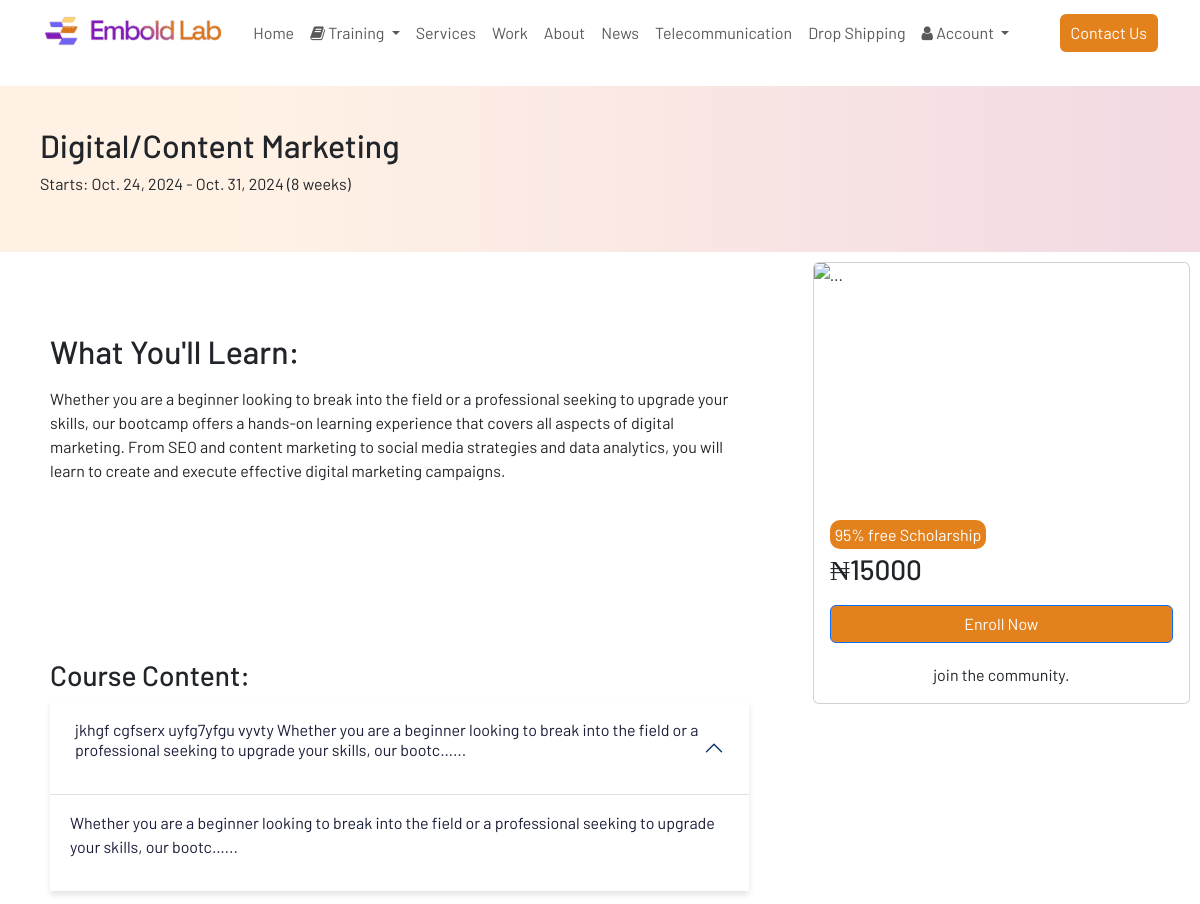
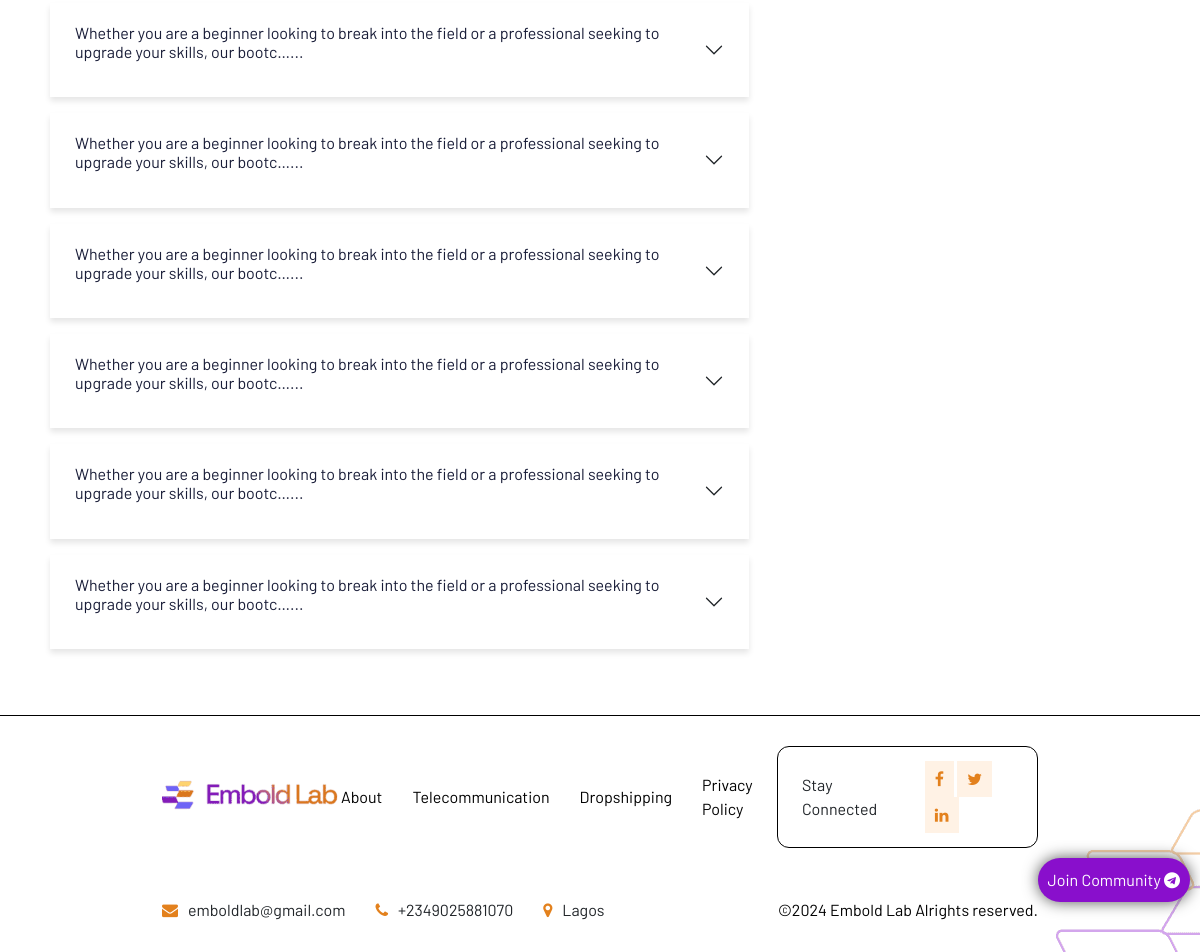
/learning-categories/digitalcontent-marketing/, run on the app's committed database (2 pictures, top to bottom).
### control/models.py (models this page shows, shortened)
class Bootcamp(models.Model):
    category = models.ForeignKey(Category, related_name='bootcamps', on_delete=models.CASCADE)
    title = models.CharField(max_length=555)
    slug = models.SlugField(max_length=555)
    image = CloudinaryField('image', blank=True, null=True)
    intro = RichTextField(blank=True)
    subdetail = RichTextField(blank=True)
    course_content_title_1 = RichTextField(blank=True)
    course_content_desc_1 = RichTextField(blank=True)
    course_content_title_2 = RichTextField(blank=True)
    course_content_desc_2 = RichTextField(blank=True)
    course_content_title_3 = RichTextField(blank=True)
    course_content_desc_3 = RichTextField(blank=True)
    course_content_title_4 = RichTextField(blank=True)
    course_content_desc_4 = RichTextField(blank=True)
    course_content_title_5 = RichTextField(blank=True)
    course_content_desc_5 = RichTextField(blank=True)
    course_content_title_6 = RichTextField(blank=True)
    course_content_desc_6 = RichTextField(blank=True)
    course_content_title_7 = RichTextField(blank=True)
    course_content_desc_7 = RichTextField(blank=True)
    course_content_title_8 = RichTextField(blank=True)
    course_content_desc_8 = RichTextField(blank=True)
    course_content_title_9 = RichTextField(blank=True)
    course_content_desc_9 = RichTextField(blank=True)
    course_content_title_10 = RichTextField(blank=True)
    course_content_desc_10 = RichTextField(blank=True)
    price = models.FloatField()
    former_price= models.FloatField(blank=True, null=True)
    is_featured = models.BooleanField(default=False)
    is_masterclass = models.BooleanField(default=False)
    is_accelerator = models.BooleanField(default=False)
    start_date = models.DateField(blank=True, null=True)
    end_date = models.DateField(blank=True, null=True)
    date_added = models.DateTimeField(auto_now_add=True)
    thumbnail = models.ImageField(upload_to='uploads/', blank=True, null=True)
    num_visits = models.IntegerField(default=0)
    last_visit = models.DateTimeField(blank=True, null=True)
    class Meta:
        ordering = ('-date_added',)

### control/views.py (the view)
# urls.py: path('<slug:category_slug>/<slug:bootcamp_slug>/', views.bootcamp_detail, name='bootcamp_detail'),
def bootcamp_detail(request, category_slug, bootcamp_slug):
    bootcamp = get_object_or_404(Bootcamp, category__slug=category_slug, slug=bootcamp_slug)
    content_items = []
    for i in range(1, 11):
        title_attr = getattr(bootcamp, f'course_content_title_{i}', None)
        desc_attr = getattr(bootcamp, f'course_content_desc_{i}', None)
        if title_attr:
            content_items.append((title_attr, desc_attr))
    related_bootcamps = Bootcamp.objects.filter(category=bootcamp.category).exclude(id=bootcamp.id)
    categories = Category.objects.all()
    categorized_bootcamps = [
        (category, Bootcamp.objects.filter(category=category)) for category in categories
    ]
    return render(request, 'bootcamp_detail.html', {
        'bootcamp': bootcamp,
        'related_bootcamps': related_bootcamps,
        'categorized_bootcamps': categorized_bootcamps,
        'categories': categories,
        'content_items': content_items,  # Pass the processed content items to the template
    })

### control/templates/bootcamp_detail.html (shortened to what this page needs)
{% extends 'base.html' %}
{% load static %}
{% load cloudinary %}
{% load i18n %}
{% load custom_tags %}
{% block head %}
<link rel="stylesheet" href="https://unpkg.com/bootstrap@5.3.3/dist/css/bootstrap.min.css">
    <link rel="stylesheet" href="https://unpkg.com/bs-brain@2.0.4/components/testimonials/testimonial-3/assets/css/testimonial-3.css">
    <link rel="stylesheet" href="https://cdnjs.cloudflare.com/ajax/libs/font-awesome/4.7.0/css/font-awesome.min.css">
    <link rel="stylesheet" href="https://maxcdn.bootstrapcdn.com/font-awesome/4.7.0/css/font-awesome.min.css">
      <link
      href="https://cdn.jsdelivr.net/npm/bootstrap@5.3.2/dist/css/bootstrap.min.css"
      rel="stylesheet"
  />
{% endblock %}
{% block content %}
    <main class="overflow-hidden">
        <div class="course-heading">
            <h2>{{ bootcamp.title }}</h2>
            <p>Starts: {{ bootcamp.start_date }} - {{ bootcamp.end_date }} (8 weeks)</p>
        </div>
        <div class="row course-1">
          <div class="col-md-5 col-lg-4 order-md-last course-card">
            <div class="card" >
                <img src="{{ bootcamp.image.url }}" class="card-img-top" alt="...">
                <div class="card-body" style="margin-top: 20px;">
                  <div><span style="background: #e3811d; color: white; padding: 5px;  border-radius: 10px;">95% free Scholarship</span></div>
                  <div style="display: inline-flex; margin-top: 10px; margin-bottom: 10px;"><del>{{ bootcamp.former_price|floatformat:0 }}</del><h3 class="card-subtitle mb-2">₦{{ bootcamp.price|floatformat:0 }}</h3></div>
                  <div class="d-grid gap-2">
{% if user.is_authenticated %}
 <a  type="button" class="btn btn-primary" style="color: #fff; background-color: #e3811d;" href="{% url 'dashboard' %}"  >Enroll Now</a>
{% elif not user.is_authenticated %}
   <a  type="button" class="btn btn-primary" style="color: #fff; background-color: #e3811d;" href="{% url 'access' %}"  >Enroll Now</a>
{% endif %}
                  </div>
                  <div style="text-align: center; margin-top: 20px;"><span>join the community.</span></div>
                </div>
              </div>
          </div>
          <div class="col-md-7 col-lg-8">
            <div class="course-cont">
                <div class="course-head">
                    <h2>What You'll Learn: </h2>
                    <p>{{bootcamp.intro|safe}}</p>
                </div>
                <div class="course-body">
                    <h3>Course Content: </h3>
                   <div class="accordion accordion-flush" id="accordionBootcampDetails">
    {% for title_attr, desc_attr in content_items %}
        <div class="accordion-item">
            <h2 class="accordion-header" id="heading{{ forloop.counter }}">
                <button class="accordion-button {% if forloop.counter != 1 %}collapsed{% endif %}" type="button" data-bs-toggle="collapse" data-bs-target="#collapse{{ forloop.counter }}" aria-expanded="{% if forloop.counter == 1 %}true{% else %}false{% endif %}" aria-controls="collapse{{ forloop.counter }}" style="color: #191D38;">
                    {{ title_attr|safe }}
                </button>
            </h2>
            <div id="collapse{{ forloop.counter }}" class="accordion-collapse collapse {% if forloop.counter == 1 %}show{% endif %}" aria-labelledby="heading{{ forloop.counter }}" data-bs-parent="#accordionBootcampDetails">
                <div class="accordion-body" style="color: #191D38;">
                    {{ desc_attr|safe }}
                </div>
            </div>
        </div>
    {% endfor %}
</div>
                </div>
            </div>
          </div>
        </div>
      </main>
{% endblock %}

### control/templates/base.html (shortened to what this page needs)
{% load static %}
<!DOCTYPE html>
<html lang="en">
<head>
 <link rel="stylesheet" href="https://maxcdn.bootstrapcdn.com/font-awesome/4.7.0/css/font-awesome.min.css">
  <link rel="stylesheet" href="https://unpkg.com/aos@next/dist/aos.css" />
{% block head %}
{% endblock %}
    <div class="com" data-aos="zoom-out-left">
      <a href="https://t.me/+J7hvRc7mMjNlYTI0">Join Community <i class="fa fa-telegram"></i></a>
    </div>
 <link rel="stylesheet" href="{% static 'assets/css/index.css' %}">
  <link rel="stylesheet" href="{% static 'assets/css/responsive.min.css' %}">
   <link rel="stylesheet" href="{% static 'assets/css/style.css' %}">
</head>
<body>
    <header>
        <nav
            class="navbar navbar-expand-lg navbar-light bg-white"
        >
            <div class="container">
                <a class="navbar-brand" href="/"><img
                    src="{% static 'assets/image/EmboldLabLogo.png' %}"
                    class="img-fluid img-brand rounded-top"
                    alt="EmboldLab Logo"
                />
                </a>
                <div class="collapse navbar-collapse" id="collapsibleNavId">
                    <ul class="navbar-nav me-auto mt-2 mt-lg-0">
                        <li class="nav-item">
                            <a class="nav-link" href="{% url 'home' %}" aria-current="page"
                                >Home
                                </a
                            >
                        </li>
                    <li class="nav-item dropdown">
                        <a
                            class="nav-link dropdown-toggle"
                            href="#"
                            id="coursesDropdown"
                            role="button"
                            data-bs-toggle="dropdown"
                            aria-expanded="false"
                        >
                          <i class="fa fa-book"></i>  Training
                        </a>
                    </li>
                        <li class="nav-item">
                            <a class="nav-link" href="{% url 'services' %}">Services</a>
                        </li>
                        <li class="nav-item">
                            <a class="nav-link" href="{% url 'work' %}">Work</a>
                        </li>
                        <li class="nav-item">
                            <a class="nav-link" href="{% url 'about_us' %}">About</a>
                        </li>
                        <li class="nav-item">
                            <a class="nav-link" href="{% url 'blog' %}">News</a>
                        </li>
                        <li class="nav-item">
                            <a class="nav-link" href="https://boldkonnect.com">Telecommunication</a>
                        </li>
                        <li class="nav-item">
                            <a class="nav-link" href="{% url 'ship' %}">Drop Shipping</a>
                        </li>
    <li class="nav-item dropdown">
                        <a
                            class="nav-link dropdown-toggle"
                            href="#"
                            id="coursesDropdown"
                            role="button"
                            data-bs-toggle="dropdown"
                            aria-expanded="false"
                        >
                          <i class="fa fa-user"></i> Account
                        </a>
                    </li>
                    </ul>
                      <a href="{% url 'contact' %}">  <button class="btn nav-btn my-2 my-sm-0" >Contact Us</button> </a>
                </div>
            </div>
        </nav>
    </header>
            {%  block content   %}
            {%   endblock %}
  <footer class="footer-section">
      <div class="footer-head">
        <div class="logo">
          <img src="{% static 'assets/image/EmboldLabLogo.png' %}" class="img-fluid img-brand rounded-top" alt="EmboldLab Logo"/>
        </div>
          <div class="menu">
            <a href="{% url 'about_us' %}">About</a>
            <a href="https://boldkonnect.com">Telecommunication</a>
            <a href="{% url 'ship' %}">Dropshipping</a>
            <a href="#">Privacy Policy</a>
          </div>
        <div>
          <div class="connect">
            <span>Stay Connected</span>
           <div>
            <a href="https://www.facebook.com/share/158oEHvAuE/?mibextid=LQQJ4d"><i class="fa fa-facebook-f" aria-hidden="true"></i></a>
            <a href="https://x.com/emboldd?s=21"><i class="fa fa-twitter" aria-hidden="true"></i></a>
            <a href="https://www.linkedin.com/company/embold-lab/"><i class="fa fa-linkedin" aria-hidden="true"></i></a>
           </div>
          </div>
        </div>
      </div>
      <div class="footer-foot">
        <div class="con">
            <div><i class="fa fa-envelope" aria-hidden="true"></i>emboldlab@gmail.com</div>
            <div><i class="fa fa-phone" aria-hidden="true"></i>+2349025881070</div>
            <div><i class="fa fa-map-marker" aria-hidden="true"></i>Lagos</div>
        </div>
        <div class="copy">
            <div><span>&copy;</span><span><script>document.write(new Date().getFullYear());</script></span> Embold Lab Alrights reserved.</div>
        </div>
      </div>
  </footer>
</body>
</html>

### static/assets/css/index.css (style rules this page uses)
:root { --white: #ffffff; --black: #000000; --orange: #e3811d; --lsorange: #fff2e5; --lorange: #fccc60; --purple: #890fcc; --lpurple: #8378f8; --gredient: linear-gradient(to right, var(--lsorange) 20%, #890FCC 750%, #8378F8 100%); --grey: #b3b1b1; }
* { font-family: "Barlow"; font-style: normal; }
a { text-decoration: none; font-family: "Barlow"; font-style: normal; }
body { box-sizing: border-box; margin: 0; padding: 0; overflow-x: hidden; scroll-behavior: smooth; font-family: "Barlow"; }
h1,h2,h3,h4,h5,h6 { font-family: "Barlow"; font-style: normal; }
p, span { font-family: "Barlow"; font-style: normal; }
button { font-family: "Barlow"; font-style: normal; }
.img-brand { object-fit: cover; z-index: 0; width: 187.3px; position: relative; height: 40px; }
.nav-btn { color: var(--white); background: var(--orange); padding-left: 10px; padding-right: 10px; }
.accordion-item { border: none; margin-bottom: 16px; border-radius: 12px; overflow: hidden; box-shadow: 0 4px 6px rgba(0, 0, 0, 0.1); transition: all 0.3s ease; }
.accordion-button { padding: 20px 25px; color: #333; background-color: #ffffff; transition: all 0.3s ease; }
.accordion-button:not(.collapsed) { color: var(--orange); background-color: var(--white); }
.course-card .card img { height: 224px; }
.course-body { margin-top: 80px; }
*,*::after, *::before { box-sizing: border-box; margin: 0; padding: 0; }

### static/assets/css/style.css (style rules this page uses)
:root { --white: #ffffff; --black: #000000; --orange: #e3811d; --lsorange: #fff2e5; --lorange: #fccc60; --purple: #890fcc; --lpurple: #8378f8; --gredient: linear-gradient(to right, var(--lsorange) 20%, #890FCC 750%, #8378F8 100%); --grey: #b3b1b1; }
* { margin: 0; padding: 0; box-sizing: border-box; font-family: "Barlow"; }
header { margin-bottom: 20px; }
.com a { text-decoration: none; color: white; }
.com { text-align: right; position: fixed; right: 10px; bottom: 50px; background: var(--purple); padding: 10px; border-radius: 50px; z-index: 10000; box-shadow: 0 0 15px rgb(85, 85, 85); }

### control/templates/base.html (style rules this page uses)
* { font-family: "Barlow"; }
* { margin:0; }

### data on the page
Bootcamp: title "Digital/Content Marketing", start_date "Oct. 24, 2024", end_date "Oct. 31, 2024", price "15000", intro "Whether you are a beginner looking to break into the field or a professional seeking to upgrade your skills, our bootcamp offers a hands-on learning experience that covers all aspects of digital marketing. From SEO and content marketing to social media strategies and data analytics, you will learn to create and execute effective digital marketing campaigns.", content_items "jkhgf cgfserx uyfg7yfgu vyvty Whether you are a beginner looking to break into the field or a professional seeking to upgrade your skills, our bootc…..." "Whether you are a beginner looking to break into the field or a professional seeking to upgrade your skills, our bootc…..." "Whether you are a beginner looking to break into the field or a professional seeking to upgrade your skills, our bootc…..." "Whether you are a beginner looking to break into the field or a professional seeking to upgrade your skills, our bootc…..." "Whether you are a beginner looking to break into the field or a professional seeking to upgrade your skills, our bootc…..." "Whether you are a beginner looking to break into the field or a professional seeking to upgrade your skills, our bootc…..." "Whether you are a beginner looking to break into the field or a professional seeking to upgrade your skills, our bootc…...", content_items "Whether you are a beginner looking to break into the field or a professional seeking to upgrade your skills, our bootc…..."
